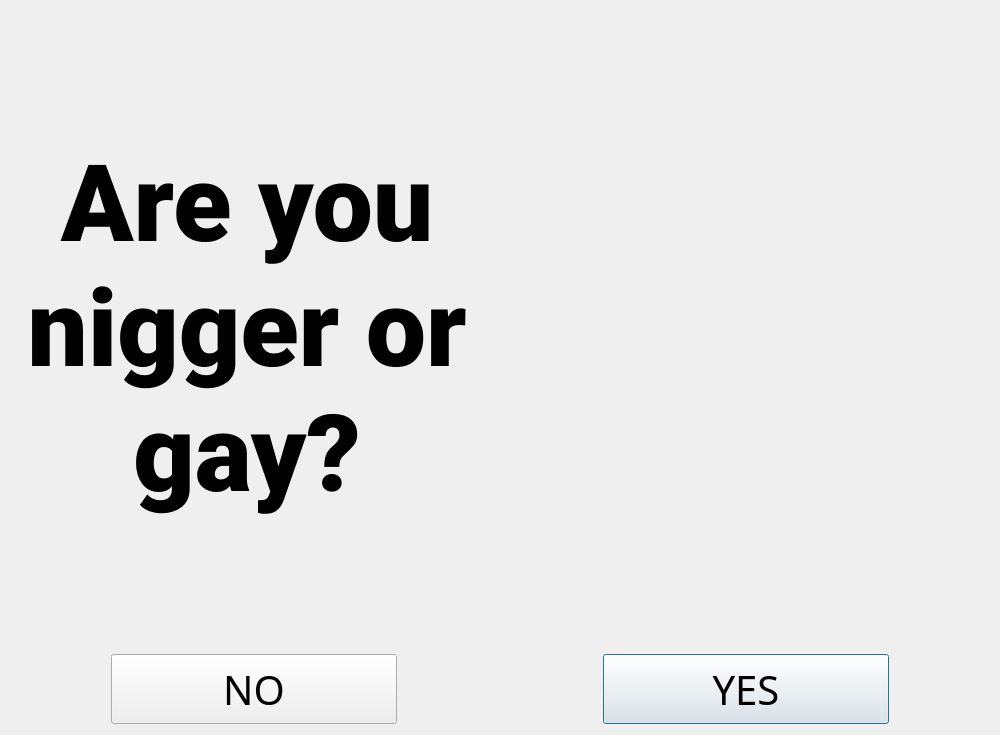
<?xml version="1.0" encoding="UTF-8"?>
<ui version="4.0">
 <class>Nigger</class>
 <widget class="QDialog" name="Nigger">
  <property name="windowModality">
   <enum>Qt::WindowModal</enum>
  </property>
  <property name="geometry">
   <rect>
    <x>0</x>
    <y>0</y>
    <width>1000</width>
    <height>735</height>
   </rect>
  </property>
  <property name="sizePolicy">
   <sizepolicy hsizetype="Fixed" vsizetype="Fixed">
    <horstretch>0</horstretch>
    <verstretch>0</verstretch>
   </sizepolicy>
  </property>
  <property name="minimumSize">
   <size>
    <width>1000</width>
    <height>700</height>
   </size>
  </property>
  <property name="windowTitle">
   <string>Nigger?</string>
  </property>
  <property name="sizeGripEnabled">
   <bool>false</bool>
  </property>
  <property name="modal">
   <bool>true</bool>
  </property>
  <layout class="QGridLayout" name="gridLayout">
   <item row="0" column="0" rowspan="2" colspan="2">
    <widget class="QLabel" name="answer">
     <property name="font">
      <font>
       <family>Roboto Black</family>
       <pointsize>80</pointsize>
      </font>
     </property>
     <property name="text">
      <string>Are you nigger or gay?</string>
     </property>
     <property name="scaledContents">
      <bool>false</bool>
     </property>
     <property name="alignment">
      <set>Qt::AlignCenter</set>
     </property>
     <property name="wordWrap">
      <bool>true</bool>
     </property>
    </widget>
   </item>
   <item row="2" column="0" colspan="3">
    <layout class="QGridLayout" name="gridLayout_2">
     <item row="0" column="2">
      <spacer name="horizontalSpacer_2">
       <property name="orientation">
        <enum>Qt::Horizontal</enum>
       </property>
       <property name="sizeType">
        <enum>QSizePolicy::Fixed</enum>
       </property>
       <property name="sizeHint" stdset="0">
        <size>
         <width>200</width>
         <height>20</height>
        </size>
       </property>
      </spacer>
     </item>
     <item row="0" column="3">
      <widget class="QPushButton" name="buttY">
       <property name="minimumSize">
        <size>
         <width>250</width>
         <height>70</height>
        </size>
       </property>
       <property name="font">
        <font>
         <family>Arial Black</family>
         <pointsize>30</pointsize>
        </font>
       </property>
       <property name="text">
        <string>YES</string>
       </property>
       <property name="default">
        <bool>true</bool>
       </property>
      </widget>
     </item>
     <item row="0" column="1">
      <widget class="QPushButton" name="buttN">
       <property name="minimumSize">
        <size>
         <width>250</width>
         <height>70</height>
        </size>
       </property>
       <property name="font">
        <font>
         <family>Arial Black</family>
         <pointsize>30</pointsize>
         <weight>50</weight>
         <italic>false</italic>
         <bold>false</bold>
        </font>
       </property>
       <property name="whatsThis">
        <string extracomment="Nigger"/>
       </property>
       <property name="autoFillBackground">
        <bool>false</bool>
       </property>
       <property name="text">
        <string>NO</string>
       </property>
       <property name="checkable">
        <bool>false</bool>
       </property>
       <property name="default">
        <bool>false</bool>
       </property>
       <property name="flat">
        <bool>false</bool>
       </property>
      </widget>
     </item>
     <item row="0" column="0">
      <spacer name="horizontalSpacer">
       <property name="orientation">
        <enum>Qt::Horizontal</enum>
       </property>
       <property name="sizeType">
        <enum>QSizePolicy::Fixed</enum>
       </property>
       <property name="sizeHint" stdset="0">
        <size>
         <width>100</width>
         <height>20</height>
        </size>
       </property>
      </spacer>
     </item>
     <item row="0" column="4">
      <spacer name="horizontalSpacer_3">
       <property name="orientation">
        <enum>Qt::Horizontal</enum>
       </property>
       <property name="sizeType">
        <enum>QSizePolicy::Fixed</enum>
       </property>
       <property name="sizeHint" stdset="0">
        <size>
         <width>100</width>
         <height>20</height>
        </size>
       </property>
      </spacer>
     </item>
    </layout>
   </item>
   <item row="0" column="2" rowspan="2">
    <widget class="QLabel" name="Shrek">
     <property name="minimumSize">
      <size>
       <width>500</width>
       <height>0</height>
      </size>
     </property>
     <property name="cursor">
      <cursorShape>ForbiddenCursor</cursorShape>
     </property>
     <property name="mouseTracking">
      <bool>false</bool>
     </property>
     <property name="text">
      <string/>
     </property>
     <property name="pixmap">
      <pixmap>../59h6if.jpg</pixmap>
     </property>
     <property name="wordWrap">
      <bool>false</bool>
     </property>
     <property name="openExternalLinks">
      <bool>false</bool>
     </property>
    </widget>
   </item>
  </layout>
 </widget>
 <resources/>
 <connections/>
</ui>
